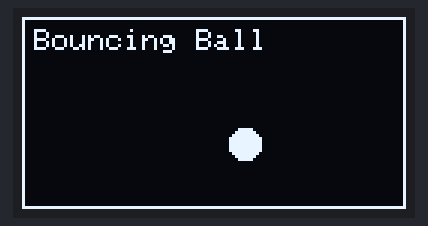
Bench run of a sketch on a simulated ESP32. On the bench: 128×64 one-colour display.

Above: at 0.51 s.
At 5.4 s:
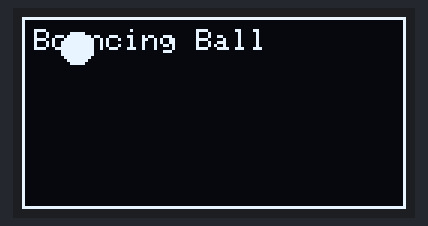
At 10.3 s:
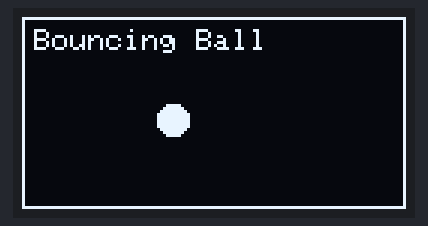
At 20.09 s:
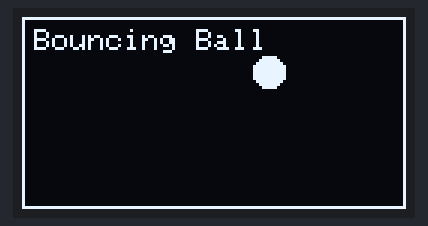
At 29.88 s:
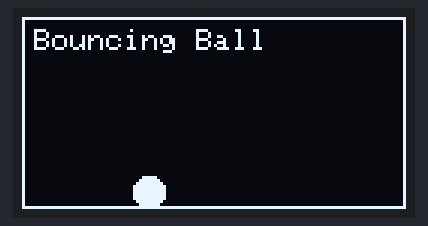
At 39.66 s:
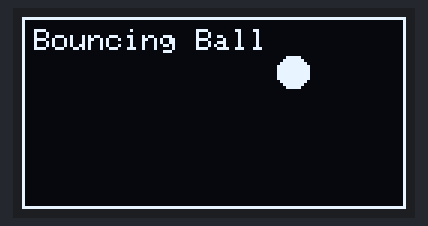

The sketch:

main.ino
```cpp
// SSD1306 OLED Graphics Animation
#include <Wire.h>
#include <Adafruit_GFX.h>
#include <Adafruit_SSD1306.h>

#define SCREEN_WIDTH 128
#define SCREEN_HEIGHT 64

Adafruit_SSD1306 display(SCREEN_WIDTH, SCREEN_HEIGHT, &Wire);

int ballX = 64, ballY = 32;
int speedX = 2, speedY = 2;
int radius = 5;

void setup() {
  Serial.begin(115200);
  Wire.begin(21, 22);
  display.begin(SSD1306_SWITCHCAPVCC, 0x3C);
  display.clearDisplay();
  display.display();
}

void loop() {
  display.clearDisplay();

  // Draw bouncing ball
  display.fillCircle(ballX, ballY, radius, WHITE);

  // Draw border
  display.drawRect(0, 0, 128, 64, WHITE);

  // Draw text
  display.setTextSize(1);
  display.setTextColor(WHITE);
  display.setCursor(4, 4);
  display.print("Bouncing Ball");

  display.display();

  // Physics update
  ballX += speedX;
  ballY += speedY;

  if (ballX - radius <= 1 || ballX + radius >= 126) speedX = -speedX;
  if (ballY - radius <= 1 || ballY + radius >= 62) speedY = -speedY;

  delay(30);
}
```
